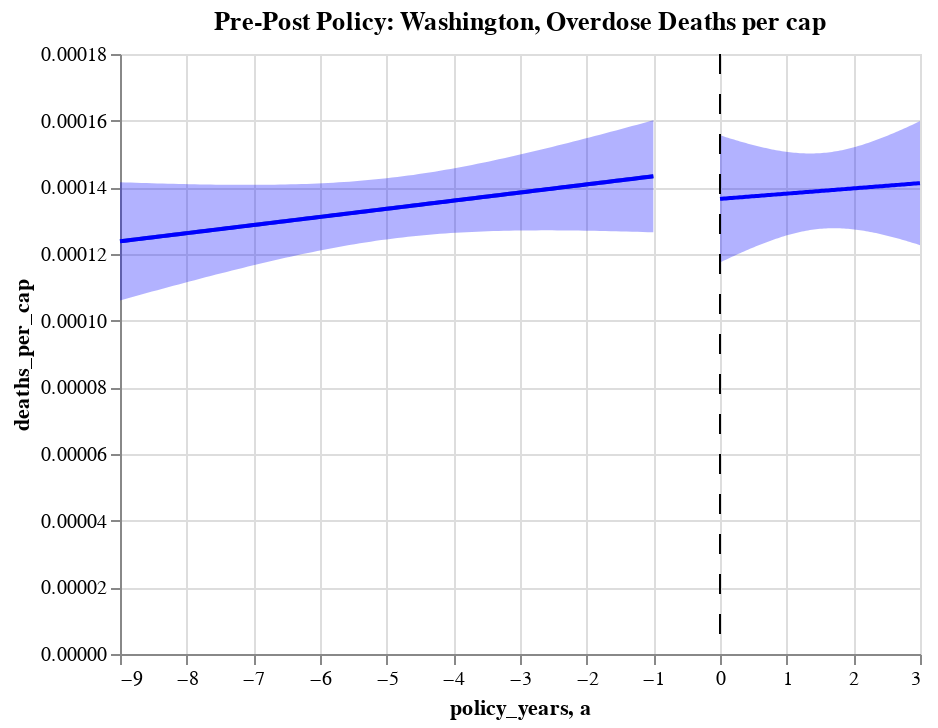

The notebook cell saved with this chart:
### Code cell
# washington deaths pre/post plot
before=alt.Chart(wa_death_before,title="Pre-Post Policy: Washington, Overdose Deaths per cap").encode(x="policy_years", y="deaths_per_cap")
base=before.transform_regression("policy_years","deaths_per_cap").mark_line() 

fit, before_line = get_reg_fit(
    wa_death_before, yvar="deaths_per_cap", xvar="policy_years", alpha=0.05
)
fit, after_line = get_reg_fit(
    wa_death_after, yvar="deaths_per_cap", xvar="policy_years", alpha=0.05
)

wa_chart_death=base+before_line+after_line+sep_line
wa_chart_death

### Figure 1 — Vega-Lite specification as saved in the notebook (floating-point values rounded to 4 significant figures; data arrays with more than 128 entries replaced by an {"elided": "..."} marker saying what was removed)
{"config": {"view": {"continuousWidth": 400, "continuousHeight": 300}}, "layer": [{"data": {"name": "data-3fb50098a8e23e4adcadd5117eae5367"}, "mark": "line", "encoding": {"x": {"type": "quantitative", "field": "policy_years"}, "y": {"type": "quantitative", "field": "deaths_per_cap"}}, "title": "Pre-Post Policy: Washington, Overdose Deaths per cap", "transform": [{"on": "policy_years", "regression": "deaths_per_cap"}]}, {"layer": [{"mark": {"type": "errorband", "color": "blue"}, "encoding": {"x": {"type": "quantitative", "field": "policy_years"}, "y": {"type": "quantitative", "field": "ci_low", "title": "deaths_per_cap"}, "y2": {"field": "ci_high"}}}, {"mark": {"type": "line", "color": "blue"}, "encoding": {"x": {"type": "quantitative", "field": "policy_years"}, "y": {"type": "quantitative", "field": "deaths_per_cap"}}}], "data": {"name": "data-503f49b87a11188c235e10b46230bbf7"}}, {"layer": [{"mark": {"type": "errorband", "color": "blue"}, "encoding": {"x": {"type": "quantitative", "field": "policy_years"}, "y": {"type": "quantitative", "field": "ci_low", "title": "deaths_per_cap"}, "y2": {"field": "ci_high"}}}, {"mark": {"type": "line", "color": "blue"}, "encoding": {"x": {"type": "quantitative", "field": "policy_years"}, "y": {"type": "quantitative", "field": "deaths_per_cap"}}}], "data": {"name": "data-b17ed727554c22958130baeb59b3cb25"}}, {"data": {"name": "data-1cf7c250840e3c595c11ebf7ebbb5cbe"}, "mark": {"type": "rule", "color": "black", "strokeDash": [10, 10]}, "encoding": {"x": {"type": "quantitative", "field": "a"}}}], "$schema": "https://vega.github.io/schema/vega-lite/v4.8.1.json", "datasets": {"data-3fb50098a8e23e4adcadd5117eae5367": {"elided": "134 records"}, "data-503f49b87a11188c235e10b46230bbf7": [{"policy_years": -9.0, "deaths_per_cap": 0.0001238, "ci_low": 0.0001061, "ci_high": 0.0001415}, {"policy_years": -8.92, "deaths_per_cap": 0.000124, "ci_low": 0.0001065, "ci_high": 0.0001415}, {"policy_years": -8.84, "deaths_per_cap": 0.0001242, "ci_low": 0.000107, "ci_high": 0.0001414}, {"policy_years": -8.76, "deaths_per_cap": 0.0001244, "ci_low": 0.0001074, "ci_high": 0.0001414}, {"policy_years": -8.68, "deaths_per_cap": 0.0001246, "ci_low": 0.0001078, "ci_high": 0.0001413}, {"policy_years": -8.6, "deaths_per_cap": 0.0001248, "ci_low": 0.0001083, "ci_high": 0.0001413}, {"policy_years": -8.52, "deaths_per_cap": 0.000125, "ci_low": 0.0001087, "ci_high": 0.0001412}, {"policy_years": -8.44, "deaths_per_cap": 0.0001252, "ci_low": 0.0001092, "ci_high": 0.0001412}, {"policy_years": -8.36, "deaths_per_cap": 0.0001254, "ci_low": 0.0001096, "ci_high": 0.0001411}, {"policy_years": -8.28, "deaths_per_cap": 0.0001256, "ci_low": 0.00011, "ci_high": 0.0001411}, {"policy_years": -8.2, "deaths_per_cap": 0.0001258, "ci_low": 0.0001105, "ci_high": 0.0001411}, {"policy_years": -8.12, "deaths_per_cap": 0.0001259, "ci_low": 0.0001109, "ci_high": 0.000141}, {"policy_years": -8.04, "deaths_per_cap": 0.0001261, "ci_low": 0.0001113, "ci_high": 0.000141}, {"policy_years": -7.96, "deaths_per_cap": 0.0001263, "ci_low": 0.0001117, "ci_high": 0.0001409}, {"policy_years": -7.88, "deaths_per_cap": 0.0001265, "ci_low": 0.0001122, "ci_high": 0.0001409}, {"policy_years": -7.8, "deaths_per_cap": 0.0001267, "ci_low": 0.0001126, "ci_high": 0.0001409}, {"policy_years": -7.72, "deaths_per_cap": 0.0001269, "ci_low": 0.000113, "ci_high": 0.0001409}, {"policy_years": -7.64, "deaths_per_cap": 0.0001271, "ci_low": 0.0001134, "ci_high": 0.0001408}, {"policy_years": -7.56, "deaths_per_cap": 0.0001273, "ci_low": 0.0001138, "ci_high": 0.0001408}, {"policy_years": -7.48, "deaths_per_cap": 0.0001275, "ci_low": 0.0001142, "ci_high": 0.0001408}, {"policy_years": -7.4, "deaths_per_cap": 0.0001277, "ci_low": 0.0001146, "ci_high": 0.0001408}, {"policy_years": -7.32, "deaths_per_cap": 0.0001279, "ci_low": 0.000115, "ci_high": 0.0001408}, {"policy_years": -7.24, "deaths_per_cap": 0.0001281, "ci_low": 0.0001154, "ci_high": 0.0001408}, {"policy_years": -7.16, "deaths_per_cap": 0.0001283, "ci_low": 0.0001158, "ci_high": 0.0001407}, {"policy_years": -7.08, "deaths_per_cap": 0.0001285, "ci_low": 0.0001162, "ci_high": 0.0001407}, {"policy_years": -7.0, "deaths_per_cap": 0.0001287, "ci_low": 0.0001166, "ci_high": 0.0001408}, {"policy_years": -6.92, "deaths_per_cap": 0.0001289, "ci_low": 0.000117, "ci_high": 0.0001408}, {"policy_years": -6.84, "deaths_per_cap": 0.0001291, "ci_low": 0.0001174, "ci_high": 0.0001408}, {"policy_years": -6.76, "deaths_per_cap": 0.0001293, "ci_low": 0.0001177, "ci_high": 0.0001408}, {"policy_years": -6.68, "deaths_per_cap": 0.0001295, "ci_low": 0.0001181, "ci_high": 0.0001408}, {"policy_years": -6.6, "deaths_per_cap": 0.0001297, "ci_low": 0.0001185, "ci_high": 0.0001408}, {"policy_years": -6.52, "deaths_per_cap": 0.0001298, "ci_low": 0.0001188, "ci_high": 0.0001409}, {"policy_years": -6.44, "deaths_per_cap": 0.00013, "ci_low": 0.0001192, "ci_high": 0.0001409}, {"policy_years": -6.36, "deaths_per_cap": 0.0001302, "ci_low": 0.0001195, "ci_high": 0.0001409}, {"policy_years": -6.28, "deaths_per_cap": 0.0001304, "ci_low": 0.0001199, "ci_high": 0.000141}, {"policy_years": -6.2, "deaths_per_cap": 0.0001306, "ci_low": 0.0001202, "ci_high": 0.000141}, {"policy_years": -6.12, "deaths_per_cap": 0.0001308, "ci_low": 0.0001206, "ci_high": 0.0001411}, {"policy_years": -6.04, "deaths_per_cap": 0.000131, "ci_low": 0.0001209, "ci_high": 0.0001412}, {"policy_years": -5.96, "deaths_per_cap": 0.0001312, "ci_low": 0.0001212, "ci_high": 0.0001412}, {"policy_years": -5.88, "deaths_per_cap": 0.0001314, "ci_low": 0.0001215, "ci_high": 0.0001413}, {"policy_years": -5.8, "deaths_per_cap": 0.0001316, "ci_low": 0.0001218, "ci_high": 0.0001414}, {"policy_years": -5.72, "deaths_per_cap": 0.0001318, "ci_low": 0.0001221, "ci_high": 0.0001415}, {"policy_years": -5.64, "deaths_per_cap": 0.000132, "ci_low": 0.0001224, "ci_high": 0.0001416}, {"policy_years": -5.56, "deaths_per_cap": 0.0001322, "ci_low": 0.0001227, "ci_high": 0.0001417}, {"policy_years": -5.48, "deaths_per_cap": 0.0001324, "ci_low": 0.0001229, "ci_high": 0.0001418}, {"policy_years": -5.4, "deaths_per_cap": 0.0001326, "ci_low": 0.0001232, "ci_high": 0.000142}, {"policy_years": -5.32, "deaths_per_cap": 0.0001328, "ci_low": 0.0001235, "ci_high": 0.0001421}, {"policy_years": -5.24, "deaths_per_cap": 0.000133, "ci_low": 0.0001237, "ci_high": 0.0001422}, {"policy_years": -5.16, "deaths_per_cap": 0.0001332, "ci_low": 0.0001239, "ci_high": 0.0001424}, {"policy_years": -5.08, "deaths_per_cap": 0.0001334, "ci_low": 0.0001242, "ci_high": 0.0001426}, {"policy_years": -5.0, "deaths_per_cap": 0.0001336, "ci_low": 0.0001244, "ci_high": 0.0001427}, {"policy_years": -4.92, "deaths_per_cap": 0.0001338, "ci_low": 0.0001246, "ci_high": 0.0001429}, {"policy_years": -4.84, "deaths_per_cap": 0.0001339, "ci_low": 0.0001248, "ci_high": 0.0001431}, {"policy_years": -4.76, "deaths_per_cap": 0.0001341, "ci_low": 0.000125, "ci_high": 0.0001433}, {"policy_years": -4.68, "deaths_per_cap": 0.0001343, "ci_low": 0.0001252, "ci_high": 0.0001435}, {"policy_years": -4.6, "deaths_per_cap": 0.0001345, "ci_low": 0.0001253, "ci_high": 0.0001437}, {"policy_years": -4.52, "deaths_per_cap": 0.0001347, "ci_low": 0.0001255, "ci_high": 0.000144}, {"policy_years": -4.44, "deaths_per_cap": 0.0001349, "ci_low": 0.0001256, "ci_high": 0.0001442}, {"policy_years": -4.36, "deaths_per_cap": 0.0001351, "ci_low": 0.0001258, "ci_high": 0.0001444}, {"policy_years": -4.28, "deaths_per_cap": 0.0001353, "ci_low": 0.0001259, "ci_high": 0.0001447}, {"policy_years": -4.2, "deaths_per_cap": 0.0001355, "ci_low": 0.000126, "ci_high": 0.000145}, {"policy_years": -4.12, "deaths_per_cap": 0.0001357, "ci_low": 0.0001262, "ci_high": 0.0001452}, {"policy_years": -4.04, "deaths_per_cap": 0.0001359, "ci_low": 0.0001263, "ci_high": 0.0001455}, {"policy_years": -3.96, "deaths_per_cap": 0.0001361, "ci_low": 0.0001264, "ci_high": 0.0001458}, {"policy_years": -3.88, "deaths_per_cap": 0.0001363, "ci_low": 0.0001265, "ci_high": 0.0001461}, {"policy_years": -3.8, "deaths_per_cap": 0.0001365, "ci_low": 0.0001266, "ci_high": 0.0001464}, {"policy_years": -3.72, "deaths_per_cap": 0.0001367, "ci_low": 0.0001266, "ci_high": 0.0001467}, {"policy_years": -3.64, "deaths_per_cap": 0.0001369, "ci_low": 0.0001267, "ci_high": 0.000147}, {"policy_years": -3.56, "deaths_per_cap": 0.0001371, "ci_low": 0.0001268, "ci_high": 0.0001474}, {"policy_years": -3.48, "deaths_per_cap": 0.0001373, "ci_low": 0.0001268, "ci_high": 0.0001477}, {"policy_years": -3.4, "deaths_per_cap": 0.0001375, "ci_low": 0.0001269, "ci_high": 0.000148}, {"policy_years": -3.32, "deaths_per_cap": 0.0001377, "ci_low": 0.0001269, "ci_high": 0.0001484}, {"policy_years": -3.24, "deaths_per_cap": 0.0001378, "ci_low": 0.000127, "ci_high": 0.0001487}, {"policy_years": -3.16, "deaths_per_cap": 0.000138, "ci_low": 0.000127, "ci_high": 0.0001491}, {"policy_years": -3.08, "deaths_per_cap": 0.0001382, "ci_low": 0.000127, "ci_high": 0.0001495}, {"policy_years": -3.0, "deaths_per_cap": 0.0001384, "ci_low": 0.000127, "ci_high": 0.0001498}, {"policy_years": -2.92, "deaths_per_cap": 0.0001386, "ci_low": 0.0001271, "ci_high": 0.0001502}, {"policy_years": -2.84, "deaths_per_cap": 0.0001388, "ci_low": 0.0001271, "ci_high": 0.0001506}, {"policy_years": -2.76, "deaths_per_cap": 0.000139, "ci_low": 0.0001271, "ci_high": 0.000151}, {"policy_years": -2.68, "deaths_per_cap": 0.0001392, "ci_low": 0.0001271, "ci_high": 0.0001513}, {"policy_years": -2.6, "deaths_per_cap": 0.0001394, "ci_low": 0.0001271, "ci_high": 0.0001517}, {"policy_years": -2.52, "deaths_per_cap": 0.0001396, "ci_low": 0.0001271, "ci_high": 0.0001521}, {"policy_years": -2.44, "deaths_per_cap": 0.0001398, "ci_low": 0.0001271, "ci_high": 0.0001525}, {"policy_years": -2.36, "deaths_per_cap": 0.00014, "ci_low": 0.0001271, "ci_high": 0.0001529}, {"policy_years": -2.28, "deaths_per_cap": 0.0001402, "ci_low": 0.0001271, "ci_high": 0.0001533}, {"policy_years": -2.2, "deaths_per_cap": 0.0001404, "ci_low": 0.000127, "ci_high": 0.0001537}, {"policy_years": -2.12, "deaths_per_cap": 0.0001406, "ci_low": 0.000127, "ci_high": 0.0001541}, {"policy_years": -2.04, "deaths_per_cap": 0.0001408, "ci_low": 0.000127, "ci_high": 0.0001545}, {"policy_years": -1.96, "deaths_per_cap": 0.000141, "ci_low": 0.000127, "ci_high": 0.000155}, {"policy_years": -1.88, "deaths_per_cap": 0.0001412, "ci_low": 0.000127, "ci_high": 0.0001554}, {"policy_years": -1.8, "deaths_per_cap": 0.0001414, "ci_low": 0.0001269, "ci_high": 0.0001558}, {"policy_years": -1.72, "deaths_per_cap": 0.0001416, "ci_low": 0.0001269, "ci_high": 0.0001562}, {"policy_years": -1.64, "deaths_per_cap": 0.0001418, "ci_low": 0.0001269, "ci_high": 0.0001566}, {"policy_years": -1.56, "deaths_per_cap": 0.0001419, "ci_low": 0.0001268, "ci_high": 0.0001571}, {"policy_years": -1.48, "deaths_per_cap": 0.0001421, "ci_low": 0.0001268, "ci_high": 0.0001575}, {"policy_years": -1.4, "deaths_per_cap": 0.0001423, "ci_low": 0.0001267, "ci_high": 0.0001579}, {"policy_years": -1.32, "deaths_per_cap": 0.0001425, "ci_low": 0.0001267, "ci_high": 0.0001584}, {"policy_years": -1.24, "deaths_per_cap": 0.0001427, "ci_low": 0.0001266, "ci_high": 0.0001588}, {"policy_years": -1.16, "deaths_per_cap": 0.0001429, "ci_low": 0.0001266, "ci_high": 0.0001592}, {"policy_years": -1.08, "deaths_per_cap": 0.0001431, "ci_low": 0.0001266, "ci_high": 0.0001597}, {"policy_years": -1.0, "deaths_per_cap": 0.0001433, "ci_low": 0.0001265, "ci_high": 0.0001601}], "data-b17ed727554c22958130baeb59b3cb25": [{"policy_years": 0.0, "deaths_per_cap": 0.0001365, "ci_low": 0.0001174, "ci_high": 0.0001556}, {"policy_years": 0.03, "deaths_per_cap": 0.0001366, "ci_low": 0.0001177, "ci_high": 0.0001554}, {"policy_years": 0.06, "deaths_per_cap": 0.0001366, "ci_low": 0.000118, "ci_high": 0.0001552}, {"policy_years": 0.09, "deaths_per_cap": 0.0001367, "ci_low": 0.0001183, "ci_high": 0.0001551}, {"policy_years": 0.12, "deaths_per_cap": 0.0001367, "ci_low": 0.0001186, "ci_high": 0.0001549}, {"policy_years": 0.15, "deaths_per_cap": 0.0001368, "ci_low": 0.0001189, "ci_high": 0.0001547}, {"policy_years": 0.18, "deaths_per_cap": 0.0001368, "ci_low": 0.0001191, "ci_high": 0.0001545}, {"policy_years": 0.21, "deaths_per_cap": 0.0001369, "ci_low": 0.0001194, "ci_high": 0.0001543}, {"policy_years": 0.24, "deaths_per_cap": 0.0001369, "ci_low": 0.0001197, "ci_high": 0.0001541}, {"policy_years": 0.27, "deaths_per_cap": 0.000137, "ci_low": 0.00012, "ci_high": 0.000154}, {"policy_years": 0.3, "deaths_per_cap": 0.000137, "ci_low": 0.0001202, "ci_high": 0.0001538}, {"policy_years": 0.33, "deaths_per_cap": 0.0001371, "ci_low": 0.0001205, "ci_high": 0.0001536}, {"policy_years": 0.36, "deaths_per_cap": 0.0001371, "ci_low": 0.0001208, "ci_high": 0.0001534}, {"policy_years": 0.39, "deaths_per_cap": 0.0001371, "ci_low": 0.000121, "ci_high": 0.0001533}, {"policy_years": 0.42, "deaths_per_cap": 0.0001372, "ci_low": 0.0001213, "ci_high": 0.0001531}, {"policy_years": 0.45, "deaths_per_cap": 0.0001372, "ci_low": 0.0001215, "ci_high": 0.0001529}, {"policy_years": 0.48, "deaths_per_cap": 0.0001373, "ci_low": 0.0001218, "ci_high": 0.0001528}, {"policy_years": 0.51, "deaths_per_cap": 0.0001373, "ci_low": 0.000122, "ci_high": 0.0001526}, {"policy_years": 0.54, "deaths_per_cap": 0.0001374, "ci_low": 0.0001223, "ci_high": 0.0001525}, {"policy_years": 0.57, "deaths_per_cap": 0.0001374, "ci_low": 0.0001225, "ci_high": 0.0001523}, {"policy_years": 0.6, "deaths_per_cap": 0.0001375, "ci_low": 0.0001228, "ci_high": 0.0001522}, {"policy_years": 0.63, "deaths_per_cap": 0.0001375, "ci_low": 0.000123, "ci_high": 0.000152}, {"policy_years": 0.66, "deaths_per_cap": 0.0001376, "ci_low": 0.0001233, "ci_high": 0.0001519}, {"policy_years": 0.69, "deaths_per_cap": 0.0001376, "ci_low": 0.0001235, "ci_high": 0.0001518}, {"policy_years": 0.72, "deaths_per_cap": 0.0001377, "ci_low": 0.0001237, "ci_high": 0.0001516}, {"policy_years": 0.75, "deaths_per_cap": 0.0001377, "ci_low": 0.0001239, "ci_high": 0.0001515}, {"policy_years": 0.78, "deaths_per_cap": 0.0001378, "ci_low": 0.0001241, "ci_high": 0.0001514}, {"policy_years": 0.81, "deaths_per_cap": 0.0001378, "ci_low": 0.0001244, "ci_high": 0.0001513}, {"policy_years": 0.84, "deaths_per_cap": 0.0001379, "ci_low": 0.0001246, "ci_high": 0.0001512}, {"policy_years": 0.87, "deaths_per_cap": 0.0001379, "ci_low": 0.0001248, "ci_high": 0.0001511}, {"policy_years": 0.9, "deaths_per_cap": 0.000138, "ci_low": 0.000125, "ci_high": 0.0001509}, {"policy_years": 0.93, "deaths_per_cap": 0.000138, "ci_low": 0.0001251, "ci_high": 0.0001509}, {"policy_years": 0.96, "deaths_per_cap": 0.000138, "ci_low": 0.0001253, "ci_high": 0.0001508}, {"policy_years": 0.99, "deaths_per_cap": 0.0001381, "ci_low": 0.0001255, "ci_high": 0.0001507}, {"policy_years": 1.02, "deaths_per_cap": 0.0001381, "ci_low": 0.0001257, "ci_high": 0.0001506}, {"policy_years": 1.05, "deaths_per_cap": 0.0001382, "ci_low": 0.0001259, "ci_high": 0.0001505}, {"policy_years": 1.08, "deaths_per_cap": 0.0001382, "ci_low": 0.000126, "ci_high": 0.0001505}, {"policy_years": 1.11, "deaths_per_cap": 0.0001383, "ci_low": 0.0001262, "ci_high": 0.0001504}, {"policy_years": 1.14, "deaths_per_cap": 0.0001383, "ci_low": 0.0001263, "ci_high": 0.0001503}, {"policy_years": 1.17, "deaths_per_cap": 0.0001384, "ci_low": 0.0001265, "ci_high": 0.0001503}, {"policy_years": 1.2, "deaths_per_cap": 0.0001384, "ci_low": 0.0001266, "ci_high": 0.0001503}, {"policy_years": 1.23, "deaths_per_cap": 0.0001385, "ci_low": 0.0001267, "ci_high": 0.0001502}, {"policy_years": 1.26, "deaths_per_cap": 0.0001385, "ci_low": 0.0001268, "ci_high": 0.0001502}, {"policy_years": 1.29, "deaths_per_cap": 0.0001386, "ci_low": 0.000127, "ci_high": 0.0001502}, {"policy_years": 1.32, "deaths_per_cap": 0.0001386, "ci_low": 0.0001271, "ci_high": 0.0001502}, {"policy_years": 1.35, "deaths_per_cap": 0.0001387, "ci_low": 0.0001272, "ci_high": 0.0001502}, {"policy_years": 1.38, "deaths_per_cap": 0.0001387, "ci_low": 0.0001273, "ci_high": 0.0001502}, {"policy_years": 1.41, "deaths_per_cap": 0.0001388, "ci_low": 0.0001273, "ci_high": 0.0001502}, {"policy_years": 1.44, "deaths_per_cap": 0.0001388, "ci_low": 0.0001274, "ci_high": 0.0001502}, {"policy_years": 1.47, "deaths_per_cap": 0.0001388, "ci_low": 0.0001275, "ci_high": 0.0001502}, {"policy_years": 1.5, "deaths_per_cap": 0.0001389, "ci_low": 0.0001275, "ci_high": 0.0001503}, {"policy_years": 1.53, "deaths_per_cap": 0.0001389, "ci_low": 0.0001276, "ci_high": 0.0001503}, {"policy_years": 1.56, "deaths_per_cap": 0.000139, "ci_low": 0.0001276, "ci_high": 0.0001503}, {"policy_years": 1.59, "deaths_per_cap": 0.000139, "ci_low": 0.0001277, "ci_high": 0.0001504}, {"policy_years": 1.62, "deaths_per_cap": 0.0001391, "ci_low": 0.0001277, "ci_high": 0.0001505}, {"policy_years": 1.65, "deaths_per_cap": 0.0001391, "ci_low": 0.0001277, "ci_high": 0.0001505}, {"policy_years": 1.68, "deaths_per_cap": 0.0001392, "ci_low": 0.0001277, "ci_high": 0.0001506}, {"policy_years": 1.71, "deaths_per_cap": 0.0001392, "ci_low": 0.0001277, "ci_high": 0.0001507}, {"policy_years": 1.74, "deaths_per_cap": 0.0001393, "ci_low": 0.0001277, "ci_high": 0.0001508}, {"policy_years": 1.77, "deaths_per_cap": 0.0001393, "ci_low": 0.0001277, "ci_high": 0.0001509}, {"policy_years": 1.8, "deaths_per_cap": 0.0001394, "ci_low": 0.0001277, "ci_high": 0.000151}, {"policy_years": 1.83, "deaths_per_cap": 0.0001394, "ci_low": 0.0001277, "ci_high": 0.0001512}, {"policy_years": 1.86, "deaths_per_cap": 0.0001395, "ci_low": 0.0001276, "ci_high": 0.0001513}, {"policy_years": 1.89, "deaths_per_cap": 0.0001395, "ci_low": 0.0001276, "ci_high": 0.0001514}, {"policy_years": 1.92, "deaths_per_cap": 0.0001396, "ci_low": 0.0001276, "ci_high": 0.0001516}, {"policy_years": 1.95, "deaths_per_cap": 0.0001396, "ci_low": 0.0001275, "ci_high": 0.0001517}, {"policy_years": 1.98, "deaths_per_cap": 0.0001397, "ci_low": 0.0001274, "ci_high": 0.0001519}, {"policy_years": 2.01, "deaths_per_cap": 0.0001397, "ci_low": 0.0001274, "ci_high": 0.000152}, {"policy_years": 2.04, "deaths_per_cap": 0.0001397, "ci_low": 0.0001273, "ci_high": 0.0001522}, {"policy_years": 2.07, "deaths_per_cap": 0.0001398, "ci_low": 0.0001272, "ci_high": 0.0001524}, {"policy_years": 2.1, "deaths_per_cap": 0.0001398, "ci_low": 0.0001271, "ci_high": 0.0001525}, {"policy_years": 2.13, "deaths_per_cap": 0.0001399, "ci_low": 0.000127, "ci_high": 0.0001527}, {"policy_years": 2.16, "deaths_per_cap": 0.0001399, "ci_low": 0.000127, "ci_high": 0.0001529}, {"policy_years": 2.19, "deaths_per_cap": 0.00014, "ci_low": 0.0001268, "ci_high": 0.0001531}, {"policy_years": 2.22, "deaths_per_cap": 0.00014, "ci_low": 0.0001267, "ci_high": 0.0001533}, {"policy_years": 2.25, "deaths_per_cap": 0.0001401, "ci_low": 0.0001266, "ci_high": 0.0001535}, {"policy_years": 2.28, "deaths_per_cap": 0.0001401, "ci_low": 0.0001265, "ci_high": 0.0001537}, {"policy_years": 2.31, "deaths_per_cap": 0.0001402, "ci_low": 0.0001264, "ci_high": 0.0001539}, {"policy_years": 2.34, "deaths_per_cap": 0.0001402, "ci_low": 0.0001263, "ci_high": 0.0001542}, {"policy_years": 2.37, "deaths_per_cap": 0.0001403, "ci_low": 0.0001261, "ci_high": 0.0001544}, {"policy_years": 2.4, "deaths_per_cap": 0.0001403, "ci_low": 0.000126, "ci_high": 0.0001546}, {"policy_years": 2.43, "deaths_per_cap": 0.0001404, "ci_low": 0.0001259, "ci_high": 0.0001549}, {"policy_years": 2.46, "deaths_per_cap": 0.0001404, "ci_low": 0.0001257, "ci_high": 0.0001551}, {"policy_years": 2.49, "deaths_per_cap": 0.0001405, "ci_low": 0.0001256, "ci_high": 0.0001553}, {"policy_years": 2.52, "deaths_per_cap": 0.0001405, "ci_low": 0.0001254, "ci_high": 0.0001556}, {"policy_years": 2.55, "deaths_per_cap": 0.0001405, "ci_low": 0.0001253, "ci_high": 0.0001558}, {"policy_years": 2.58, "deaths_per_cap": 0.0001406, "ci_low": 0.0001251, "ci_high": 0.0001561}, {"policy_years": 2.61, "deaths_per_cap": 0.0001406, "ci_low": 0.000125, "ci_high": 0.0001563}, {"policy_years": 2.64, "deaths_per_cap": 0.0001407, "ci_low": 0.0001248, "ci_high": 0.0001566}, {"policy_years": 2.67, "deaths_per_cap": 0.0001407, "ci_low": 0.0001246, "ci_high": 0.0001568}, {"policy_years": 2.7, "deaths_per_cap": 0.0001408, "ci_low": 0.0001245, "ci_high": 0.0001571}, {"policy_years": 2.73, "deaths_per_cap": 0.0001408, "ci_low": 0.0001243, "ci_high": 0.0001574}, {"policy_years": 2.76, "deaths_per_cap": 0.0001409, "ci_low": 0.0001241, "ci_high": 0.0001576}, {"policy_years": 2.79, "deaths_per_cap": 0.0001409, "ci_low": 0.0001239, "ci_high": 0.0001579}, {"policy_years": 2.82, "deaths_per_cap": 0.000141, "ci_low": 0.0001238, "ci_high": 0.0001582}, {"policy_years": 2.85, "deaths_per_cap": 0.000141, "ci_low": 0.0001236, "ci_high": 0.0001585}, {"policy_years": 2.88, "deaths_per_cap": 0.0001411, "ci_low": 0.0001234, "ci_high": 0.0001587}, {"policy_years": 2.91, "deaths_per_cap": 0.0001411, "ci_low": 0.0001232, "ci_high": 0.000159}, {"policy_years": 2.94, "deaths_per_cap": 0.0001412, "ci_low": 0.000123, "ci_high": 0.0001593}, {"policy_years": 2.97, "deaths_per_cap": 0.0001412, "ci_low": 0.0001229, "ci_high": 0.0001596}, {"policy_years": 3.0, "deaths_per_cap": 0.0001413, "ci_low": 0.0001227, "ci_high": 0.0001599}], "data-1cf7c250840e3c595c11ebf7ebbb5cbe": [{"a": 0}]}}
